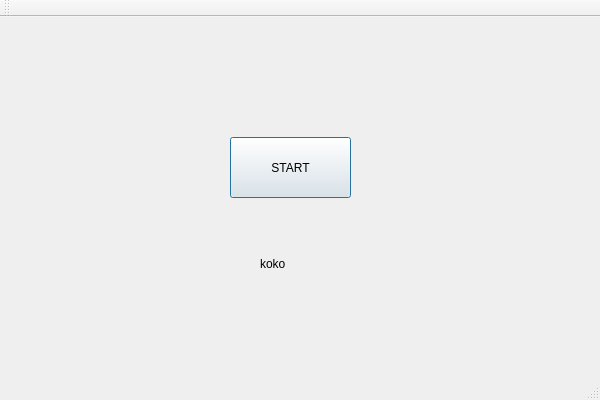
<?xml version="1.0" encoding="UTF-8"?>
<ui version="4.0">
 <class>TrafikClass</class>
 <widget class="QMainWindow" name="TrafikClass">
  <property name="geometry">
   <rect>
    <x>0</x>
    <y>0</y>
    <width>600</width>
    <height>400</height>
   </rect>
  </property>
  <property name="windowTitle">
   <string>Traffic Simulator</string>
  </property>
  <widget class="QWidget" name="centralWidget">
   <widget class="QPushButton" name="pushButton">
    <property name="geometry">
     <rect>
      <x>230</x>
      <y>120</y>
      <width>121</width>
      <height>61</height>
     </rect>
    </property>
    <property name="layoutDirection">
     <enum>Qt::LeftToRight</enum>
    </property>
    <property name="styleSheet">
     <string notr="true"/>
    </property>
    <property name="text">
     <string>START</string>
    </property>
    <property name="checkable">
     <bool>false</bool>
    </property>
    <property name="autoDefault">
     <bool>false</bool>
    </property>
    <property name="default">
     <bool>true</bool>
    </property>
   </widget>
   <widget class="QLabel" name="label">
    <property name="geometry">
     <rect>
      <x>260</x>
      <y>240</y>
      <width>47</width>
      <height>13</height>
     </rect>
    </property>
    <property name="text">
     <string>koko</string>
    </property>
   </widget>
  </widget>
  <widget class="QMenuBar" name="menuBar">
   <property name="geometry">
    <rect>
     <x>0</x>
     <y>0</y>
     <width>600</width>
     <height>21</height>
    </rect>
   </property>
  </widget>
  <widget class="QToolBar" name="mainToolBar">
   <attribute name="toolBarArea">
    <enum>TopToolBarArea</enum>
   </attribute>
   <attribute name="toolBarBreak">
    <bool>false</bool>
   </attribute>
  </widget>
  <widget class="QStatusBar" name="statusBar"/>
 </widget>
 <layoutdefault spacing="6" margin="11"/>
 <resources>
  <include location="Trafik.qrc"/>
 </resources>
 <connections/>
</ui>
